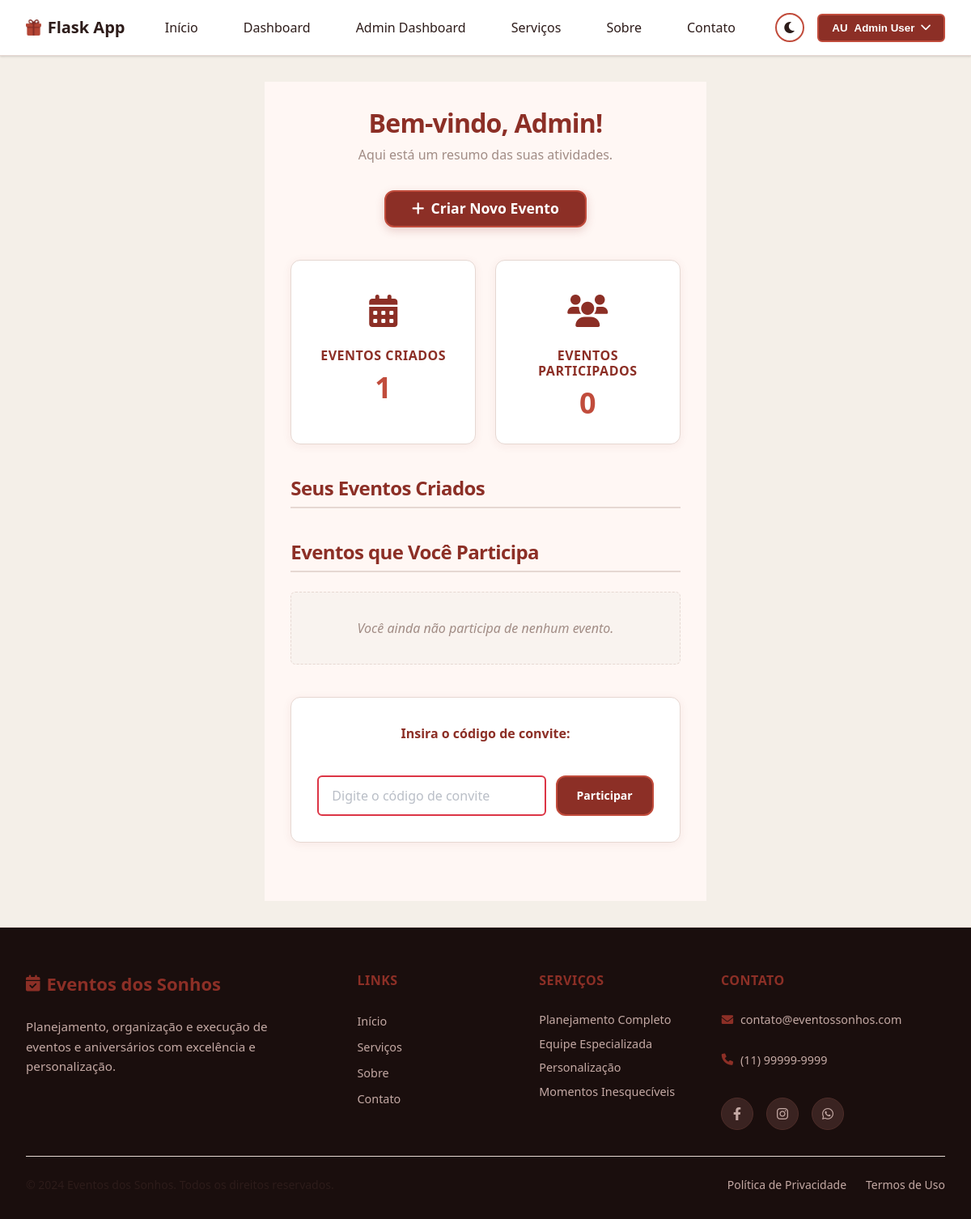
The page /dashboard (signed in) on the database its author committed.
### app.py (models this page shows, shortened)
class User(UserMixin, db.Model):
    id = db.Column(db.Integer, primary_key=True)
    first_name = db.Column(db.String(100), nullable=False)
    last_name = db.Column(db.String(100), nullable=False)
    email = db.Column(db.String(100), unique=True, nullable=False)
    password_hash = db.Column(db.String(200), nullable=False)
    phone = db.Column(db.String(20))
    bio = db.Column(db.Text)
    created_at = db.Column(db.DateTime, default=lambda: datetime.now(timezone.utc))
    is_admin = db.Column(db.Boolean, default=False)  # Novo campo
    events = db.relationship('Event', backref='creator', lazy=True)
    participations = db.relationship('Participation', backref='user', lazy=True)

### app.py (the view)
@app.route('/dashboard')
@login_required
def dashboard():
    user = current_user
    created_events = Event.query.filter_by(user_id=user.id).all()
    participating_events = [p.event for p in user.participations]
    return render_template(
        'dashboard.html',
        user=user,
        created_events=created_events,
        participating_events=participating_events,
        site_name=app.config.get("SITE_NAME", "Flask App")
    )

### app.py (called while the page is built)
@login_manager.user_loader
def load_user(user_id):
    return User.query.get(int(user_id))

### templates/dashboard.html (shortened to what this page needs)
{% extends 'base.html' %}
{% block head %}
    <link rel="stylesheet" href="{{ url_for('static', filename='css/dashboard.css') }}">
{% endblock %}
{% block content %}
    <div class="dashboard-container">
        <div class="dashboard-header">
            <h1>Bem-vindo, {{ user.first_name }}!</h1>
            <p>Aqui está um resumo das suas atividades.</p>
        </div>
        <div class="dashboard-actions-top">
            <a href="{{ url_for('create_event') }}" class="btn btn-primary create-event-btn">
                <i class="fas fa-plus"></i> Criar Novo Evento
            </a>
        </div>
        <div class="dashboard-stats">
            <div class="stat-card">
                <div class="stat-icon">
                    <i class="fas fa-calendar-alt"></i>
                </div>
                <div class="stat-info">
                    <h3>Eventos Criados</h3>
                    <p class="stat-value">{{ created_events|length }}</p>
                </div>
            </div>
            <div class="stat-card">
                <div class="stat-icon">
                    <i class="fas fa-users"></i>
                </div>
                <div class="stat-info">
                    <h3>Eventos Participados</h3>
                    <p class="stat-value">{{ participating_events|length }}</p>
                </div>
            </div>
        </div>
        <div class="dashboard-section">
            <h2>Seus Eventos Criados</h2>
        </div>
        <div class="dashboard-section">
            <h2>Eventos que Você Participa</h2>
            {% if participating_events %}
                <div id="participating-events-table"></div>
                <noscript>
                    <div class="table-responsive">
                        <table class="admin-table table table-striped table-hover">
                            <thead class="table-dark">
                                <tr>
                                    <th scope="col">Título</th>
                                    <th scope="col">Data</th>
                                    <th scope="col">Local</th>
                                </tr>
                            </thead>
                            <tbody>
                                {% for event in participating_events %}
                                <tr>
                                    <td>{{ event.title }}</td>
                                    <td>{{ event.date.strftime('%d/%m/%Y %H:%M') }}</td>
                                    <td>{{ event.location }}</td>
                                </tr>
                                {% endfor %}
                            </tbody>
                        </table>
                    </div>
                </noscript>
                <script type="application/json" id="participating-events-data">
                [
                    {% for event in participating_events %}
                    {
                        "title": "{{ event.title|replace('"', '\\"') }}",
                        "date": "{{ event.date.strftime('%d/%m/%Y %H:%M') }}",
                        "location": "{{ event.location|replace('"', '\\"') }}"
                    }{% if not loop.last %},{% endif %}
                    {% endfor %}
                ]
                </script>
            {% else %}
                <p class="empty-message">Você ainda não participa de nenhum evento.</p>
            {% endif %}
        </div>
        <div class="dashboard-invite-section">
            <form action="{{ url_for('join_event') }}" method="POST" class="invite-form">
                <label for="invite_code" class="invite-label">Insira o código de convite:</label>
                <div class="invite-input-group">
                    <input type="text" id="invite_code" name="code" placeholder="Digite o código de convite" required class="invite-input">
                    <button type="submit" class="btn btn-primary">Participar</button>
                </div>
            </form>
        </div>
    </div>
    {% endblock %}

### templates/base.html (shortened to what this page needs)
<!DOCTYPE html>
<html lang="en">
<head>
    <link rel="stylesheet" href="https://cdnjs.cloudflare.com/ajax/libs/font-awesome/6.0.0-beta3/css/all.min.css">
    <link href="https://unpkg.com/tabulator-tables@6.2.1/dist/css/tabulator.min.css" rel="stylesheet">
    <link rel="stylesheet" href="{{ url_for('static', filename='css/tabulator-custom.css') }}">
    <link rel="stylesheet" href="{{ url_for('static', filename='css/variables.css') }}">
    <link rel="stylesheet" href="{{ url_for('static', filename='css/base.css') }}">
    <link rel="stylesheet" href="{{ url_for('static', filename='css/header.css') }}">
    <link rel="stylesheet" href="{{ url_for('static', filename='css/footer.css') }}">
    <link rel="stylesheet" href="{{ url_for('static', filename='css/forms.css') }}">
    <link rel="stylesheet" href="{{ url_for('static', filename='css/utilities.css') }}">
    <link rel="stylesheet" href="{{ url_for('static', filename='css/homepage.css') }}">
    <link rel="stylesheet" href="{{ url_for('static', filename='css/auth.css') }}">
    <link rel="stylesheet" href="{{ url_for('static', filename='css/dashboard.css') }}">
    <link rel="stylesheet" href="{{ url_for('static', filename='css/events.css') }}">
    <link rel="stylesheet" href="{{ url_for('static', filename='css/profile.css') }}">
    <link rel="stylesheet" href="{{ url_for('static', filename='css/pages.css') }}">
    <link rel="stylesheet" href="{{ url_for('static', filename='css/responsive-utilities.css') }}">
    <link rel="stylesheet" href="{{ url_for('static', filename='css/responsive-mobile.css') }}">
    <link rel="stylesheet" href="{{ url_for('static', filename='css/responsive-tablet.css') }}">
    <link rel="stylesheet" href="{{ url_for('static', filename='css/responsive-desktop.css') }}">
    {% block head %}{% endblock %}
</head>
<body class="{{ 'dark-theme' if session.get('dark_mode') else '' }}">
    <header>
        <div class="logo">
            <a href="{{ url_for('index') }}">
                <img src="{{ url_for('static', filename='favicon/hote_icon.png') }}" alt="Logo" style="height: 20px; vertical-align: middle;">
                <span>{{ site_name }}</span>
            </a>
        </div>
        <nav>
            <ul class="nav-links" id="navLinks">
                <li><a href="{{ url_for('index') }}">Início</a></li>
                {% if user %}
                <li><a href="{{ url_for('dashboard') }}">Dashboard</a></li>
                {% if user.is_admin %}
                <li><a href="{{ url_for('admin_dashboard') }}">Admin Dashboard</a></li>
                {% endif %}
                {% endif %}
                <li><a href="{{ url_for('services') }}">Serviços</a></li>
                <li><a href="{{ url_for('about') }}">Sobre</a></li>
                <li><a href="{{ url_for('contact') }}">Contato</a></li>
            </ul>
        </nav>
        <div class="auth-buttons">
            <button class="theme-toggle theme-toggle-desktop" type="button">
                <i class="{{ 'fas fa-sun' if session.get('dark_mode') else 'fas fa-moon' }}"></i>
            </button>
            {% if current_user.is_authenticated %}
                <div class="dropdown" id="userDropdown">
                    <button class="user-button" type="button">
                        <div class="avatar">{{ current_user.first_name[0] }}{{ current_user.last_name[0] }}</div>
                        <span>{{ current_user.first_name }} {{ current_user.last_name }}</span>
                        <i class="fas fa-chevron-down"></i>
                    </button>
                </div>
            {% else %}
                <a href="{{ url_for('login') }}" class="btn-auth" id="loginBtn">Entrar</a>
                <a href="{{ url_for('register') }}" class="btn-auth" id="registerBtn">Cadastrar</a>
            {% endif %}
        </div>
    </header>
    <main>
        {% block content %}{% endblock %}
    </main>
    {% include 'bases/footer.html' %}
</body>
</html>

### static/css/variables.css (style rules this page uses)
:root { --cor-primaria: #8c2f26; --cor-secundaria: #c14c3c; --cor-hover: #a53d32; --cor-texto: #2d1c1a; --cor-texto-secundario: #6c757d; --cor-claro: #ffffff; --cor-escuro: #1a0e0d; --cor-card: #ffffff; --cor-borda: #e6d8d2; --cor-fundo: #f4efe8; --cor-fundo-alternativo: #f9f5f1; --cor-input: #ffffff; --cor-placeholder: #9ca3af; --font-family: 'Segoe UI', sans-serif; --radius: 0.375rem; --radius-lg: 0.75rem; --radius-full: 9999px; --transition: all 0.3s ease; --success-color: #28a745; --danger-color: #dc3545; --warning-color: #ffc107; --info-color: #17a2b8; --text-muted: #6c757d; --input-focus: #8c2f26; --input-border: #c14c3c; --input-bg: #ffffff; --shadow-card: 0 1px 3px 0 rgba(0, 0, 0, 0.1), 0 1px 2px 0 rgba(0, 0, 0, 0.06); --shadow-md: 0 4px 6px -1px rgba(0, 0, 0, 0.1), 0 2px 4px -1px rgba(0, 0, 0, 0.06); --shadow-lg: 0 10px 15px -3px rgba(0, 0, 0, 0.1), 0 4px 6px -2px rgba(0, 0, 0, 0.05); --body-bg: var(--cor-fundo); --card-bg: var(--cor-card); --border-color: var(--cor-borda); --primary-color: var(--cor-primaria); --primary-hover: var(--cor-hover); --secondary-color: var(--cor-secundaria); --light-color: var(--cor-claro); --dark-color: var(--cor-escuro); --darker-color: #2a1a18; --profile-bg: #fff7f4; --profile-card-shadow: 0 2px 12px 0 rgba(140,47,38,0.07); --profile-tab-bg: #f9f3ef; --profile-tab-active: #fff; --profile-tab-border: #e6d8d2; --profile-avatar-bg: var(--cor-primaria); --profile-avatar-color: #fff; --profile-info-muted: #a18c85; --profile-section-gap: 2.5rem; --profile-form-gap: 1.25rem; }

### static/css/base.css (style rules this page uses)
* { margin: 0; padding: 0; box-sizing: border-box; }
body { background-color: var(--body-bg); color: var(--cor-texto); font-family: var(--font-family); line-height: 1.5; min-height: 100vh; display: flex; flex-direction: column; transition: background-color 0.3s ease, color 0.3s ease; }
main { flex: 1; }
h1, h2, h3, h4, h5, h6 { font-weight: 600; line-height: 1.2; margin-bottom: 1rem; color: var(--cor-texto); }
h1 { font-size: 2.5rem; }
h2 { font-size: 2rem; }
h3 { font-size: 1.75rem; }
p { margin-bottom: 1rem; color: var(--cor-texto); }
a { color: var(--cor-secundaria); text-decoration: none; transition: var(--transition); }
ul { list-style: none; padding: 0; margin: 0; }
.btn { display: inline-flex; align-items: center; justify-content: center; gap: 0.5rem; padding: 0.75rem 1.5rem; border-radius: var(--radius); font-weight: 600; text-decoration: none; transition: var(--transition); border: none; cursor: pointer; font-size: 0.95rem; font-family: var(--font-family); line-height: 1; text-align: center; }
.btn-primary { background-color: var(--cor-primaria); color: var(--cor-claro); border: 2px solid var(--cor-primaria); }

### static/css/header.css (style rules this page uses)
header { background-color: var(--cor-card); padding: 1rem 2rem; display: flex; justify-content: space-between; align-items: center; border-bottom: 1px solid var(--border-color); box-shadow: var(--shadow-card); position: relative; z-index: 1000; }
.logo a { color: var(--cor-texto); display: flex; align-items: center; gap: 0.5rem; font-weight: 700; font-size: 1.25rem; text-decoration: none; }
.nav-links { display: flex; gap: 1.5rem; }
.nav-links a { color: var(--cor-texto); font-weight: 500; text-decoration: none; padding: 0.5rem 1rem; border-radius: var(--radius); transition: var(--transition); }
.auth-buttons { display: flex; align-items: center; gap: 1rem; }
.theme-toggle { color: var(--cor-texto); background: none; border: 2px solid var(--cor-secundaria); cursor: pointer; font-size: 1rem; padding: 0.5rem; border-radius: var(--radius-full); transition: var(--transition); }
.dropdown { position: relative; }
.user-button { background-color: var(--cor-primaria); color: var(--cor-claro); border: 2px solid var(--cor-secundaria); padding: 0.5rem 1rem; border-radius: var(--radius); cursor: pointer; font-weight: 600; display: flex; align-items: center; gap: 0.5rem; transition: var(--transition); }

### static/css/forms.css (style rules this page uses)
form { display: flex; flex-direction: column; gap: 1.5rem; }
label { font-weight: 600; color: var(--cor-texto); font-size: 0.95rem; margin-bottom: 0.25rem; }
input, textarea, select { width: 100%; padding: 0.875rem; border: 2px solid var(--border-color); border-radius: var(--radius); background-color: var(--input-bg); color: var(--cor-texto); font-size: 1rem; font-family: var(--font-family); transition: var(--transition); }
input:invalid, textarea:invalid { border-color: var(--danger-color); }
input::placeholder, textarea::placeholder { color: var(--cor-placeholder); opacity: 0.7; }

### rows shown on the page
User: first_name "A", last_name "U", first_name "Admin", last_name "User"

### other values the page prints
{{ site_name }} "Flask App"
{{ created_events|length }} "1"
{{ participating_events|length }} "0"
